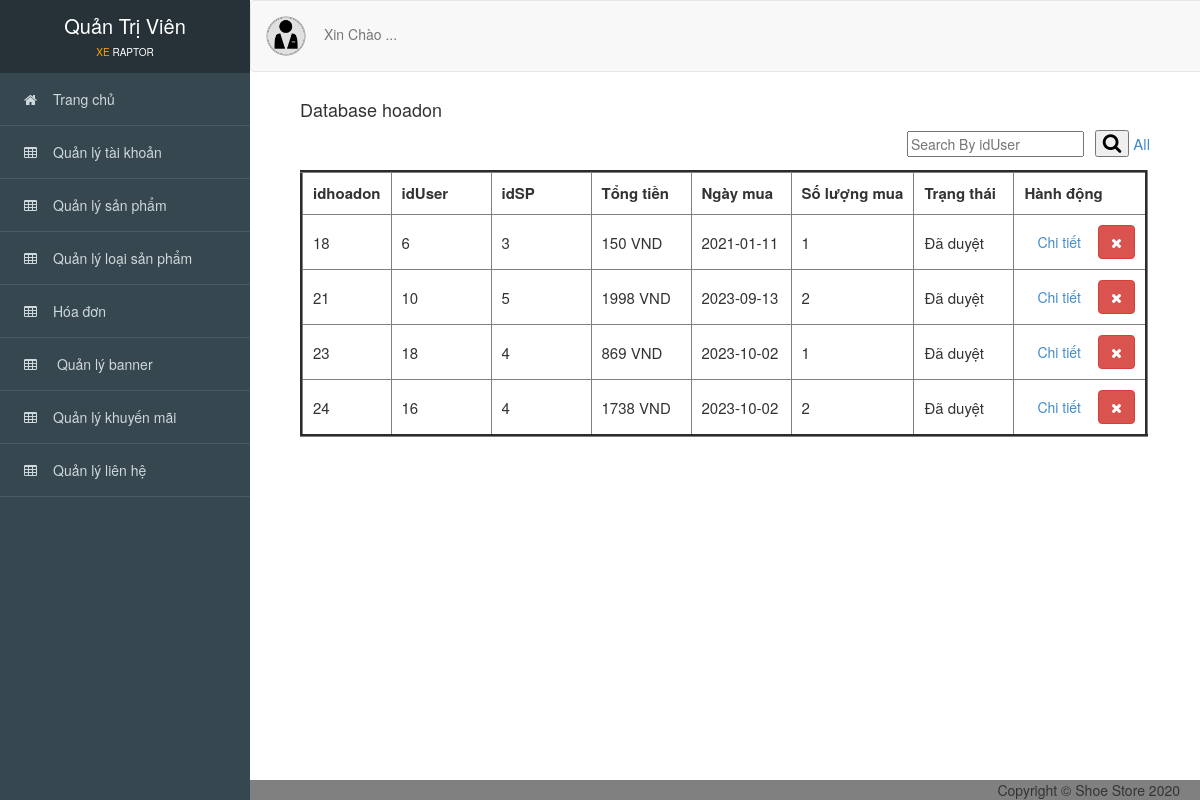
The page /admin/index.php?action=hoadon on the database as committed earlier.
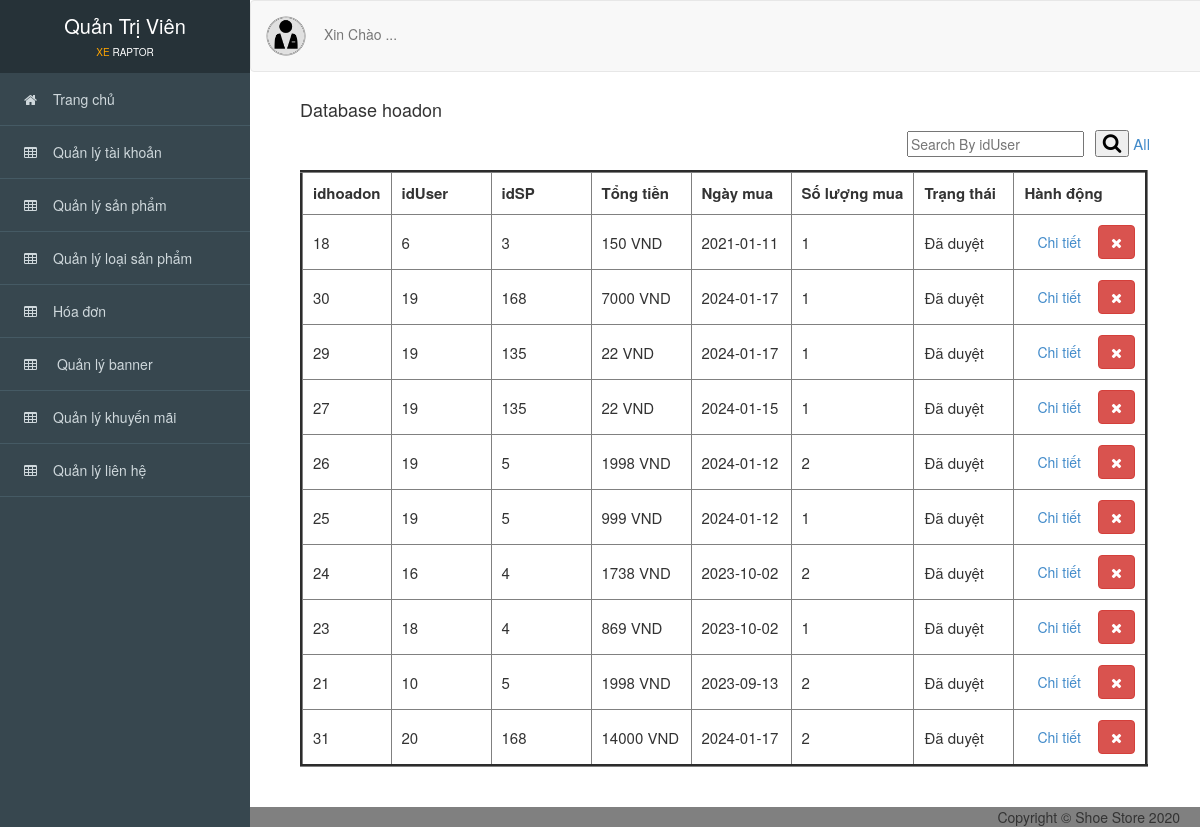
The same page on the database as committed later.
### tables this page shows
CREATE TABLE `hoadon` (
  `idhoadon` int(11) NOT NULL,
  `idUser` int(11) NOT NULL,
  `idSP` int(11) NOT NULL,
  `tongtien` int(11) NOT NULL,
  `trangthai` int(11) NOT NULL,
  `soluongmua` int(11) NOT NULL,
  `ngaymua` date NOT NULL
);

### admin/controller_admin/duyethoadon.php (called while the page is built, shortened)
<?php
    require_once('./model_admin/hoadon.php');
    class hoadoncontroller
    {
    	var $hoadon_model;
    	public function __construct()
    	{
    		$this->hoadon_model = new hoadon();
    	}
    	public function list()
    	{
    		 if(isset($_POST['timkiem_hd'])){
                $timkiem_hd = $_POST['timkiem_hd'];
                $data = $this->hoadon_model->timkiem_hd($timkiem_hd);
            }else{
                $data = $this->hoadon_model->all();
            }
            require_once('views_admin/index.php');
    	}
       }
?>

### admin/model_admin/ketnoi.php (called while the page is built, shortened)
<?php
    class ketnoi
    {
    	function __construct()
    	{
    		$host = "localhost";
    		$username ="root";
    		$password = "";
    		$dbname = "qlbx";
    		$this->connect = new mysqli($host,$username,$password,$dbname);
    	}
    }
?>

### admin/model_admin/hoadon.php (called while the page is built, shortened)
<?php
    require_once('ketnoi.php');
    class hoadon
    {
    	var $conn;
    	function __construct()
    	{
    		$connect_obj = new ketnoi();
    		$this->conn = $connect_obj->connect;
    	}
    	function all()
    	{
    		$query = "SELECT * FROM hoadon ORDER BY trangthai";
    		$result = $this->conn->query($query);
    		$data = array();
    		while ($row = $result->fetch_assoc()) {
       		   $data[] = $row;
    		}
    		return $data;
    	}
    }
?>

### admin/views_admin/hoadon/quanlyhoadon.php (the view, shortened to what this page needs)
<div id="viewport">
<div class="container-fluid" id="noidung">
      <h4>Database hoadon</h4>
      <div class="search_box pull-right" style="margin-right: 50px; margin-top: 0px;">
          <form method="POST" action="?action=hoadon">
          <input type="text" placeholder="Search By idUser" name="timkiem_hd">&ensp;
          <button type="submit"><i class="fa fa-search"></i></button>
          <a href="?action=hoadon" style="font-size: 15px;">All</a>
        </form>
      </div>
      <br>
      <br>
      <table border="3" cellpadding="10" style="font-size: 15px;">
          <thead>
               <tr>
                  <th>idhoadon</th>
                  <th class="theadd">idUser</th>
                  <th class="theadd">idSP</th>
                  <th class="theadd">Tổng tiền</th>
                  <th class="theadd">Ngày mua</th>
                  <th class="theadd">Số lượng mua</th>
                  <th class="theadd">Trạng thái</th>
                  <th>Hành động</th>
               </tr>
          </thead>
          <tbody>
            <?php foreach ($data as $value) { ?>
              <tr>
                  <td scope="row"><?= $value['idhoadon'] ?></td>
                 <td><?= $value['idUser'] ?>  </td>
                  <td><?= $value['idSP'] ?></td>
                  <td><?= $value['tongtien'] ?> VND</td>
                  <td><?= $value['ngaymua']?></td>
                  <td><?= $value['soluongmua'] ?></td>
                  <td>
                    <?php if($value['trangthai'] == 0){
                            echo "Chưa Xét duyệt";
                     }else{
                      echo "Đã duyệt";
                     } ?>
                  </td>
                  <td>
                       <a href="?action=xemhoadon&id=<?= $value['idhoadon'] ?>&idSP=<?= $value['idSP'] ?>&idUser=<?= $value['idUser'] ?>" type="button" class="btn btn-light">Chi tiết</a>
                    <a href="?action=xoahoadon&id=<?= $value['idhoadon'] ?>" onclick="return confirm('Bạn có thật sự muốn xóa ?');" type="button" class="btn btn-danger" title="Xóa">
                      <i class="fa fa-times"></i></a>
                  </td>
              </tr>
              <?php } ?>
          </tbody>
      </table>
      <br>
      <br>
      <br>
</div>
</div>

Rows that differ between the two databases and show on the page:
added hoadon: idhoadon "30", idUser "19", idSP "168", tongtien "7000", ngaymua "2024-01-17", soluongmua "1", trangthai "Đã duyệt"
added hoadon: idhoadon "29", idUser "19", idSP "135", tongtien "22", ngaymua "2024-01-17", soluongmua "1", trangthai "Đã duyệt"
added hoadon: idhoadon "27", idUser "19", idSP "135", tongtien "22", ngaymua "2024-01-15", soluongmua "1", trangthai "Đã duyệt"
added hoadon: idhoadon "26", idUser "19", idSP "5", tongtien "1998", ngaymua "2024-01-12", soluongmua "2", trangthai "Đã duyệt"
added hoadon: idhoadon "25", idUser "19", idSP "5", tongtien "999", ngaymua "2024-01-12", soluongmua "1", trangthai "Đã duyệt"
shown differently, row unchanged: hoadon id 24: moves up the list
shown differently, row unchanged: hoadon id 23: moves down the list
added hoadon: idhoadon "31", idUser "20", idSP "168", tongtien "14000", ngaymua "2024-01-17", soluongmua "2", trangthai "Đã duyệt"
